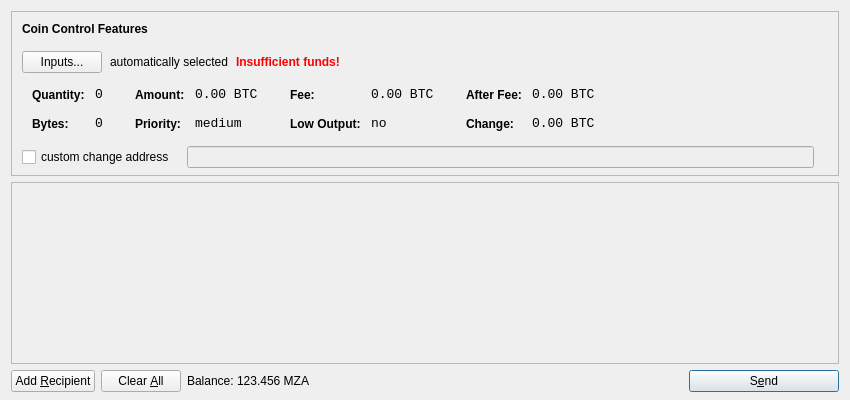
<?xml version="1.0" encoding="UTF-8"?>
<ui version="4.0">
 <class>SendCoinsDialog</class>
 <widget class="QDialog" name="SendCoinsDialog">
  <property name="geometry">
   <rect>
    <x>0</x>
    <y>0</y>
    <width>850</width>
    <height>400</height>
   </rect>
  </property>
  <property name="windowTitle">
   <string>Send Coins</string>
  </property>
  <layout class="QVBoxLayout" name="verticalLayout" stretch="0,1,0">
   <property name="bottomMargin">
    <number>8</number>
   </property>
   <item>
    <widget class="QFrame" name="frameCoinControl">
     <property name="sizePolicy">
      <sizepolicy hsizetype="Expanding" vsizetype="Expanding">
       <horstretch>0</horstretch>
       <verstretch>0</verstretch>
      </sizepolicy>
     </property>
     <property name="maximumSize">
      <size>
       <width>16777215</width>
       <height>16777215</height>
      </size>
     </property>
     <property name="frameShape">
      <enum>QFrame::StyledPanel</enum>
     </property>
     <property name="frameShadow">
      <enum>QFrame::Sunken</enum>
     </property>
     <layout class="QVBoxLayout" name="verticalLayoutCoinControl2">
      <property name="spacing">
       <number>-1</number>
      </property>
      <property name="leftMargin">
       <number>0</number>
      </property>
      <property name="topMargin">
       <number>0</number>
      </property>
      <property name="rightMargin">
       <number>0</number>
      </property>
      <property name="bottomMargin">
       <number>6</number>
      </property>
      <item>
       <layout class="QVBoxLayout" name="verticalLayoutCoinControl" stretch="0,0,0,0,1">
        <property name="spacing">
         <number>0</number>
        </property>
        <property name="leftMargin">
         <number>10</number>
        </property>
        <property name="topMargin">
         <number>10</number>
        </property>
        <item>
         <layout class="QHBoxLayout" name="horizontalLayoutCoinControl1">
          <property name="bottomMargin">
           <number>15</number>
          </property>
          <item>
           <widget class="QLabel" name="labelCoinControlFeatures">
            <property name="sizePolicy">
             <sizepolicy hsizetype="Preferred" vsizetype="Maximum">
              <horstretch>0</horstretch>
              <verstretch>0</verstretch>
             </sizepolicy>
            </property>
            <property name="font">
             <font>
              <weight>75</weight>
              <bold>true</bold>
             </font>
            </property>
            <property name="styleSheet">
             <string notr="true">font-weight:bold;</string>
            </property>
            <property name="text">
             <string>Coin Control Features</string>
            </property>
           </widget>
          </item>
         </layout>
        </item>
        <item>
         <layout class="QHBoxLayout" name="horizontalLayoutCoinControl2" stretch="0,0,0,0">
          <property name="spacing">
           <number>8</number>
          </property>
          <property name="bottomMargin">
           <number>10</number>
          </property>
          <item>
           <widget class="QPushButton" name="pushButtonCoinControl">
            <property name="styleSheet">
             <string notr="true"/>
            </property>
            <property name="text">
             <string>Inputs...</string>
            </property>
           </widget>
          </item>
          <item>
           <widget class="QLabel" name="labelCoinControlAutomaticallySelected">
            <property name="text">
             <string>automatically selected</string>
            </property>
            <property name="margin">
             <number>5</number>
            </property>
           </widget>
          </item>
          <item>
           <widget class="QLabel" name="labelCoinControlInsuffFunds">
            <property name="font">
             <font>
              <weight>75</weight>
              <bold>true</bold>
             </font>
            </property>
            <property name="styleSheet">
             <string notr="true">color:red;font-weight:bold;</string>
            </property>
            <property name="text">
             <string>Insufficient funds!</string>
            </property>
            <property name="margin">
             <number>5</number>
            </property>
           </widget>
          </item>
          <item>
           <spacer name="horizontalSpacerCoinControl">
            <property name="orientation">
             <enum>Qt::Horizontal</enum>
            </property>
            <property name="sizeHint" stdset="0">
             <size>
              <width>40</width>
              <height>1</height>
             </size>
            </property>
           </spacer>
          </item>
         </layout>
        </item>
        <item>
         <widget class="QWidget" name="widgetCoinControl" native="true">
          <property name="sizePolicy">
           <sizepolicy hsizetype="Preferred" vsizetype="Preferred">
            <horstretch>0</horstretch>
            <verstretch>0</verstretch>
           </sizepolicy>
          </property>
          <property name="minimumSize">
           <size>
            <width>0</width>
            <height>0</height>
           </size>
          </property>
          <property name="styleSheet">
           <string notr="true"/>
          </property>
          <layout class="QHBoxLayout" name="horizontalLayoutCoinControl5">
           <property name="margin">
            <number>0</number>
           </property>
           <item>
            <layout class="QHBoxLayout" name="horizontalLayoutCoinControl3" stretch="0,0,0,1">
             <property name="spacing">
              <number>20</number>
             </property>
             <property name="topMargin">
              <number>0</number>
             </property>
             <property name="bottomMargin">
              <number>10</number>
             </property>
             <item>
              <layout class="QFormLayout" name="formLayoutCoinControl1">
               <property name="horizontalSpacing">
                <number>10</number>
               </property>
               <property name="verticalSpacing">
                <number>14</number>
               </property>
               <property name="leftMargin">
                <number>10</number>
               </property>
               <property name="topMargin">
                <number>4</number>
               </property>
               <property name="rightMargin">
                <number>6</number>
               </property>
               <item row="0" column="0">
                <widget class="QLabel" name="labelCoinControlQuantityText">
                 <property name="styleSheet">
                  <string notr="true">font-weight:bold;</string>
                 </property>
                 <property name="text">
                  <string>Quantity:</string>
                 </property>
                 <property name="margin">
                  <number>0</number>
                 </property>
                </widget>
               </item>
               <item row="0" column="1">
                <widget class="QLabel" name="labelCoinControlQuantity">
                 <property name="font">
                  <font>
                   <family>Monospace</family>
                   <pointsize>10</pointsize>
                  </font>
                 </property>
                 <property name="cursor">
                  <cursorShape>IBeamCursor</cursorShape>
                 </property>
                 <property name="contextMenuPolicy">
                  <enum>Qt::ActionsContextMenu</enum>
                 </property>
                 <property name="text">
                  <string notr="true">0</string>
                 </property>
                 <property name="margin">
                  <number>0</number>
                 </property>
                 <property name="textInteractionFlags">
                  <set>Qt::LinksAccessibleByMouse|Qt::TextSelectableByKeyboard|Qt::TextSelectableByMouse</set>
                 </property>
                </widget>
               </item>
               <item row="1" column="0">
                <widget class="QLabel" name="labelCoinControlBytesText">
                 <property name="styleSheet">
                  <string notr="true">font-weight:bold;</string>
                 </property>
                 <property name="text">
                  <string>Bytes:</string>
                 </property>
                </widget>
               </item>
               <item row="1" column="1">
                <widget class="QLabel" name="labelCoinControlBytes">
                 <property name="font">
                  <font>
                   <family>Monospace</family>
                   <pointsize>10</pointsize>
                  </font>
                 </property>
                 <property name="cursor">
                  <cursorShape>IBeamCursor</cursorShape>
                 </property>
                 <property name="contextMenuPolicy">
                  <enum>Qt::ActionsContextMenu</enum>
                 </property>
                 <property name="text">
                  <string notr="true">0</string>
                 </property>
                 <property name="textInteractionFlags">
                  <set>Qt::LinksAccessibleByMouse|Qt::TextSelectableByKeyboard|Qt::TextSelectableByMouse</set>
                 </property>
                </widget>
               </item>
              </layout>
             </item>
             <item>
              <layout class="QFormLayout" name="formLayoutCoinControl2">
               <property name="horizontalSpacing">
                <number>10</number>
               </property>
               <property name="verticalSpacing">
                <number>14</number>
               </property>
               <property name="leftMargin">
                <number>6</number>
               </property>
               <property name="topMargin">
                <number>4</number>
               </property>
               <property name="rightMargin">
                <number>6</number>
               </property>
               <item row="0" column="0">
                <widget class="QLabel" name="labelCoinControlAmountText">
                 <property name="styleSheet">
                  <string notr="true">font-weight:bold;</string>
                 </property>
                 <property name="text">
                  <string>Amount:</string>
                 </property>
                 <property name="margin">
                  <number>0</number>
                 </property>
                </widget>
               </item>
               <item row="0" column="1">
                <widget class="QLabel" name="labelCoinControlAmount">
                 <property name="font">
                  <font>
                   <family>Monospace</family>
                   <pointsize>10</pointsize>
                  </font>
                 </property>
                 <property name="cursor">
                  <cursorShape>IBeamCursor</cursorShape>
                 </property>
                 <property name="contextMenuPolicy">
                  <enum>Qt::ActionsContextMenu</enum>
                 </property>
                 <property name="text">
                  <string notr="true">0.00 BTC</string>
                 </property>
                 <property name="textInteractionFlags">
                  <set>Qt::LinksAccessibleByMouse|Qt::TextSelectableByKeyboard|Qt::TextSelectableByMouse</set>
                 </property>
                </widget>
               </item>
               <item row="1" column="0">
                <widget class="QLabel" name="labelCoinControlPriorityText">
                 <property name="styleSheet">
                  <string notr="true">font-weight:bold;</string>
                 </property>
                 <property name="text">
                  <string>Priority:</string>
                 </property>
                </widget>
               </item>
               <item row="1" column="1">
                <widget class="QLabel" name="labelCoinControlPriority">
                 <property name="font">
                  <font>
                   <family>Monospace</family>
                   <pointsize>10</pointsize>
                  </font>
                 </property>
                 <property name="cursor">
                  <cursorShape>IBeamCursor</cursorShape>
                 </property>
                 <property name="contextMenuPolicy">
                  <enum>Qt::ActionsContextMenu</enum>
                 </property>
                 <property name="text">
                  <string>medium</string>
                 </property>
                 <property name="textInteractionFlags">
                  <set>Qt::LinksAccessibleByMouse|Qt::TextSelectableByKeyboard|Qt::TextSelectableByMouse</set>
                 </property>
                </widget>
               </item>
              </layout>
             </item>
             <item>
              <layout class="QFormLayout" name="formLayoutCoinControl3">
               <property name="horizontalSpacing">
                <number>10</number>
               </property>
               <property name="verticalSpacing">
                <number>14</number>
               </property>
               <property name="leftMargin">
                <number>6</number>
               </property>
               <property name="topMargin">
                <number>4</number>
               </property>
               <property name="rightMargin">
                <number>6</number>
               </property>
               <item row="0" column="0">
                <widget class="QLabel" name="labelCoinControlFeeText">
                 <property name="styleSheet">
                  <string notr="true">font-weight:bold;</string>
                 </property>
                 <property name="text">
                  <string>Fee:</string>
                 </property>
                 <property name="margin">
                  <number>0</number>
                 </property>
                </widget>
               </item>
               <item row="0" column="1">
                <widget class="QLabel" name="labelCoinControlFee">
                 <property name="font">
                  <font>
                   <family>Monospace</family>
                   <pointsize>10</pointsize>
                  </font>
                 </property>
                 <property name="cursor">
                  <cursorShape>IBeamCursor</cursorShape>
                 </property>
                 <property name="contextMenuPolicy">
                  <enum>Qt::ActionsContextMenu</enum>
                 </property>
                 <property name="text">
                  <string notr="true">0.00 BTC</string>
                 </property>
                 <property name="textInteractionFlags">
                  <set>Qt::LinksAccessibleByMouse|Qt::TextSelectableByKeyboard|Qt::TextSelectableByMouse</set>
                 </property>
                </widget>
               </item>
               <item row="1" column="0">
                <widget class="QLabel" name="labelCoinControlLowOutputText">
                 <property name="styleSheet">
                  <string notr="true">font-weight:bold;</string>
                 </property>
                 <property name="text">
                  <string>Low Output:</string>
                 </property>
                </widget>
               </item>
               <item row="1" column="1">
                <widget class="QLabel" name="labelCoinControlLowOutput">
                 <property name="font">
                  <font>
                   <family>Monospace</family>
                   <pointsize>10</pointsize>
                  </font>
                 </property>
                 <property name="cursor">
                  <cursorShape>IBeamCursor</cursorShape>
                 </property>
                 <property name="contextMenuPolicy">
                  <enum>Qt::ActionsContextMenu</enum>
                 </property>
                 <property name="text">
                  <string>no</string>
                 </property>
                 <property name="textInteractionFlags">
                  <set>Qt::LinksAccessibleByMouse|Qt::TextSelectableByKeyboard|Qt::TextSelectableByMouse</set>
                 </property>
                </widget>
               </item>
              </layout>
             </item>
             <item>
              <layout class="QFormLayout" name="formLayoutCoinControl4">
               <property name="horizontalSpacing">
                <number>10</number>
               </property>
               <property name="verticalSpacing">
                <number>14</number>
               </property>
               <property name="leftMargin">
                <number>6</number>
               </property>
               <property name="topMargin">
                <number>4</number>
               </property>
               <property name="rightMargin">
                <number>6</number>
               </property>
               <item row="0" column="0">
                <widget class="QLabel" name="labelCoinControlAfterFeeText">
                 <property name="styleSheet">
                  <string notr="true">font-weight:bold;</string>
                 </property>
                 <property name="text">
                  <string>After Fee:</string>
                 </property>
                 <property name="margin">
                  <number>0</number>
                 </property>
                </widget>
               </item>
               <item row="0" column="1">
                <widget class="QLabel" name="labelCoinControlAfterFee">
                 <property name="font">
                  <font>
                   <family>Monospace</family>
                   <pointsize>10</pointsize>
                  </font>
                 </property>
                 <property name="cursor">
                  <cursorShape>IBeamCursor</cursorShape>
                 </property>
                 <property name="contextMenuPolicy">
                  <enum>Qt::ActionsContextMenu</enum>
                 </property>
                 <property name="text">
                  <string notr="true">0.00 BTC</string>
                 </property>
                 <property name="textInteractionFlags">
                  <set>Qt::LinksAccessibleByMouse|Qt::TextSelectableByKeyboard|Qt::TextSelectableByMouse</set>
                 </property>
                </widget>
               </item>
               <item row="1" column="0">
                <widget class="QLabel" name="labelCoinControlChangeText">
                 <property name="styleSheet">
                  <string notr="true">font-weight:bold;</string>
                 </property>
                 <property name="text">
                  <string>Change:</string>
                 </property>
                </widget>
               </item>
               <item row="1" column="1">
                <widget class="QLabel" name="labelCoinControlChange">
                 <property name="font">
                  <font>
                   <family>Monospace</family>
                   <pointsize>10</pointsize>
                  </font>
                 </property>
                 <property name="cursor">
                  <cursorShape>IBeamCursor</cursorShape>
                 </property>
                 <property name="contextMenuPolicy">
                  <enum>Qt::ActionsContextMenu</enum>
                 </property>
                 <property name="text">
                  <string notr="true">0.00 BTC</string>
                 </property>
                 <property name="textInteractionFlags">
                  <set>Qt::LinksAccessibleByMouse|Qt::TextSelectableByKeyboard|Qt::TextSelectableByMouse</set>
                 </property>
                </widget>
               </item>
              </layout>
             </item>
            </layout>
           </item>
          </layout>
         </widget>
        </item>
        <item>
         <layout class="QHBoxLayout" name="horizontalLayoutCoinControl4" stretch="0,0,0">
          <property name="spacing">
           <number>12</number>
          </property>
          <property name="sizeConstraint">
           <enum>QLayout::SetDefaultConstraint</enum>
          </property>
          <property name="topMargin">
           <number>5</number>
          </property>
          <property name="rightMargin">
           <number>5</number>
          </property>
          <item>
           <widget class="QCheckBox" name="checkBoxCoinControlChange">
            <property name="text">
             <string>custom change address</string>
            </property>
           </widget>
          </item>
          <item>
           <widget class="QLineEdit" name="lineEditCoinControlChange">
            <property name="enabled">
             <bool>false</bool>
            </property>
            <property name="sizePolicy">
             <sizepolicy hsizetype="Expanding" vsizetype="Fixed">
              <horstretch>0</horstretch>
              <verstretch>0</verstretch>
             </sizepolicy>
            </property>
           </widget>
          </item>
          <item>
           <widget class="QLabel" name="labelCoinControlChangeLabel">
            <property name="sizePolicy">
             <sizepolicy hsizetype="Preferred" vsizetype="Expanding">
              <horstretch>0</horstretch>
              <verstretch>0</verstretch>
             </sizepolicy>
            </property>
            <property name="minimumSize">
             <size>
              <width>0</width>
              <height>0</height>
             </size>
            </property>
            <property name="text">
             <string/>
            </property>
            <property name="margin">
             <number>3</number>
            </property>
           </widget>
          </item>
         </layout>
        </item>
        <item>
         <spacer name="verticalSpacerCoinControl">
          <property name="orientation">
           <enum>Qt::Vertical</enum>
          </property>
          <property name="sizeHint" stdset="0">
           <size>
            <width>800</width>
            <height>1</height>
           </size>
          </property>
         </spacer>
        </item>
       </layout>
      </item>
     </layout>
    </widget>
   </item>
   <item>
    <widget class="QScrollArea" name="scrollArea">
     <property name="widgetResizable">
      <bool>true</bool>
     </property>
     <widget class="QWidget" name="scrollAreaWidgetContents">
      <property name="geometry">
       <rect>
        <x>0</x>
        <y>0</y>
        <width>830</width>
        <height>165</height>
       </rect>
      </property>
      <layout class="QVBoxLayout" name="verticalLayout_2">
       <property name="margin">
        <number>0</number>
       </property>
       <item>
        <layout class="QVBoxLayout" name="entries">
         <property name="spacing">
          <number>6</number>
         </property>
        </layout>
       </item>
       <item>
        <spacer name="verticalSpacer">
         <property name="orientation">
          <enum>Qt::Vertical</enum>
         </property>
         <property name="sizeHint" stdset="0">
          <size>
           <width>20</width>
           <height>40</height>
          </size>
         </property>
        </spacer>
       </item>
      </layout>
     </widget>
    </widget>
   </item>
   <item>
    <layout class="QHBoxLayout" name="horizontalLayout">
     <item>
      <widget class="QPushButton" name="addButton">
       <property name="toolTip">
        <string>Send to multiple recipients at once</string>
       </property>
       <property name="text">
        <string>Add &amp;Recipient</string>
       </property>
       <property name="icon">
        <iconset resource="../bitcoin.qrc">
         <normaloff>:/icons/add</normaloff>:/icons/add</iconset>
       </property>
       <property name="autoDefault">
        <bool>false</bool>
       </property>
      </widget>
     </item>
     <item>
      <widget class="QPushButton" name="clearButton">
       <property name="sizePolicy">
        <sizepolicy hsizetype="Minimum" vsizetype="Fixed">
         <horstretch>0</horstretch>
         <verstretch>0</verstretch>
        </sizepolicy>
       </property>
       <property name="toolTip">
        <string>Remove all transaction fields</string>
       </property>
       <property name="text">
        <string>Clear &amp;All</string>
       </property>
       <property name="icon">
        <iconset resource="../bitcoin.qrc">
         <normaloff>:/icons/remove</normaloff>:/icons/remove</iconset>
       </property>
       <property name="autoRepeatDelay">
        <number>300</number>
       </property>
       <property name="autoDefault">
        <bool>false</bool>
       </property>
      </widget>
     </item>
     <item>
      <layout class="QHBoxLayout" name="horizontalLayout_2">
       <property name="spacing">
        <number>3</number>
       </property>
       <item>
        <widget class="QLabel" name="label">
         <property name="text">
          <string>Balance:</string>
         </property>
        </widget>
       </item>
       <item>
        <widget class="QLabel" name="labelBalance">
         <property name="cursor">
          <cursorShape>IBeamCursor</cursorShape>
         </property>
         <property name="text">
          <string>123.456 MZA</string>
         </property>
         <property name="textInteractionFlags">
          <set>Qt::LinksAccessibleByMouse|Qt::TextSelectableByKeyboard|Qt::TextSelectableByMouse</set>
         </property>
        </widget>
       </item>
      </layout>
     </item>
     <item>
      <spacer name="horizontalSpacer">
       <property name="orientation">
        <enum>Qt::Horizontal</enum>
       </property>
       <property name="sizeHint" stdset="0">
        <size>
         <width>40</width>
         <height>20</height>
        </size>
       </property>
      </spacer>
     </item>
     <item>
      <widget class="QPushButton" name="sendButton">
       <property name="minimumSize">
        <size>
         <width>150</width>
         <height>0</height>
        </size>
       </property>
       <property name="toolTip">
        <string>Confirm the send action</string>
       </property>
       <property name="text">
        <string>S&amp;end</string>
       </property>
       <property name="icon">
        <iconset resource="../bitcoin.qrc">
         <normaloff>:/icons/send</normaloff>:/icons/send</iconset>
       </property>
       <property name="default">
        <bool>true</bool>
       </property>
      </widget>
     </item>
    </layout>
   </item>
  </layout>
 </widget>
 <resources>
  <include location="../bitcoin.qrc"/>
 </resources>
 <connections/>
</ui>
